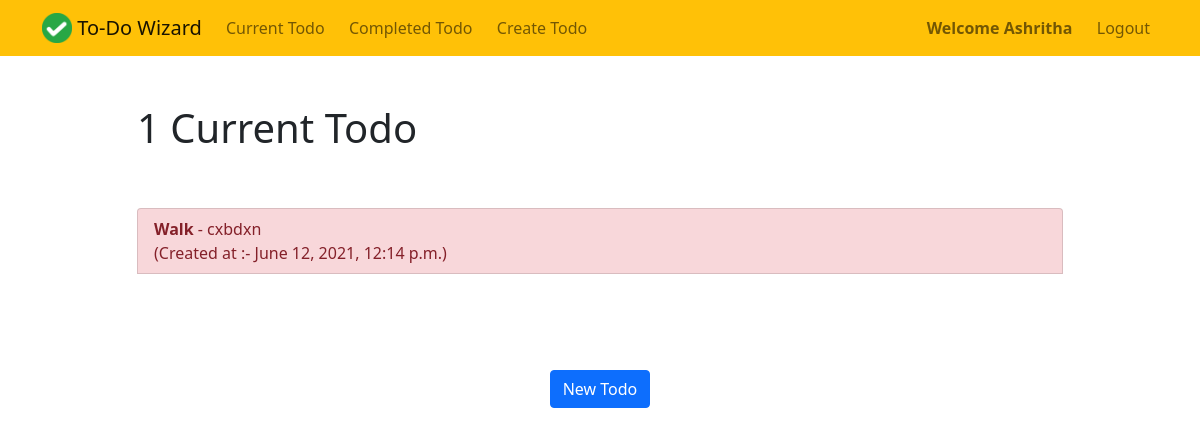
/todo/current (signed in), run on an earlier commit of the app's database.
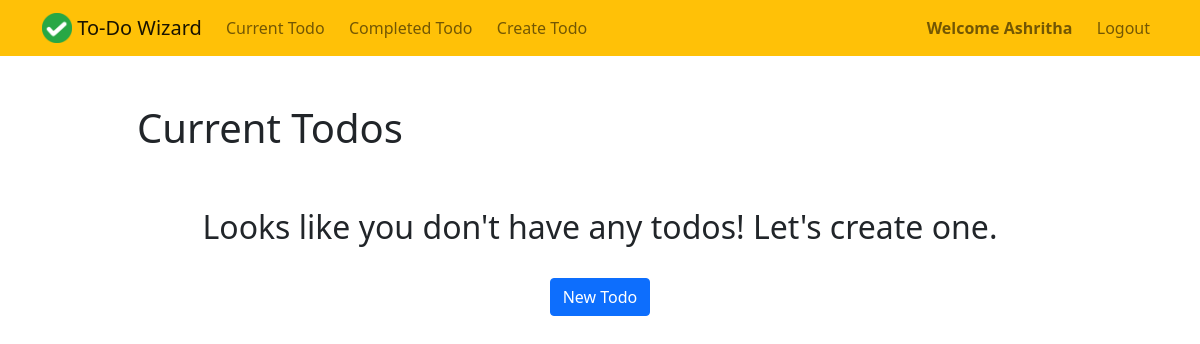
And on a later commit of the database.
### todo/models.py (models this page shows, shortened)
class Todo(models.Model):
    title = models.CharField(max_length = 100)
    memo = models.TextField(blank=True)
    created = models.DateTimeField(auto_now_add=True)
    datecompleted = models.DateTimeField(null=True,blank=True)
    important = models.BooleanField(default=False)
    user = models.ForeignKey(User,on_delete = models.CASCADE)

### todo/views.py (the view)
# urls.py: path('current',views.currenttodos,name='currenttodos'),
@login_required
def currenttodos(request):
    todos = Todo.objects.filter(user = request.user , datecompleted__isnull = True)
    return render(request,'todo/currenttodos.html',{'todos':todos})

### todo/templates/todo/currenttodos.html (shortened to what this page needs)
<!DOCTYPE html>
<html lang="en" dir="ltr">
<head>
</head>
<body>
  {% extends 'base.html' %}
  {% block content %}
  <div class="row justify-content-center mt-5">
    <div class="col-md-10">
      {% if todos %}
      <h1>{{ todos.count }} Current Todo{{ todos.count|pluralize }}</h1>
      {% else %}
      <h1>Current Todos</h1>
      {% endif %}
    </div>
  </div>
  <div class="row justify-content-center mt-5">
    <div class="col-md-10">
      {% if todos %}
      <div class="list-group">
        {% for todo in todos %}
        <a href="{% url 'viewtodo' todo.id %}" class="list-group-item list-group-item-action{% if todo.important %} list-group-item-danger{% endif %}">
          <b>{{ todo.title }}</b>
          {% if todo.memo %} - {{ todo.memo|truncatechars:30 }}{% endif %}<br>
        (Created at :- {{ todo.created }})</a><br>
        {% endfor %}
        <br><br><br>
        <div class="text-center">
        <a role="button" class="btn btn-primary" href="{% url 'createtodo' %}">New Todo</a>
      </div>
      </div>
      {% else %}
      <div class="text-center">
        <h2>Looks like you don't have any todos! Let's create one.</h2>
        <br>
        <a role="button" class="btn btn-primary" href="{% url 'createtodo' %}">New Todo</a>
      </div>
      {% endif %}
    </div>
  </div>
  {% endblock %}

What changed in the data, as far as the page shows it:
no longer on this page (row edited): Todo: title "Walk", memo "cxbdxn", created "June 12, 2021, 12:14 p.m."
Also different on the page:
{{ todos.count }}: "1" → (not shown)
text no longer shown: "Current Todo"
text now shown: "Current Todos Looks like you don't have any todos! Let's create one."
